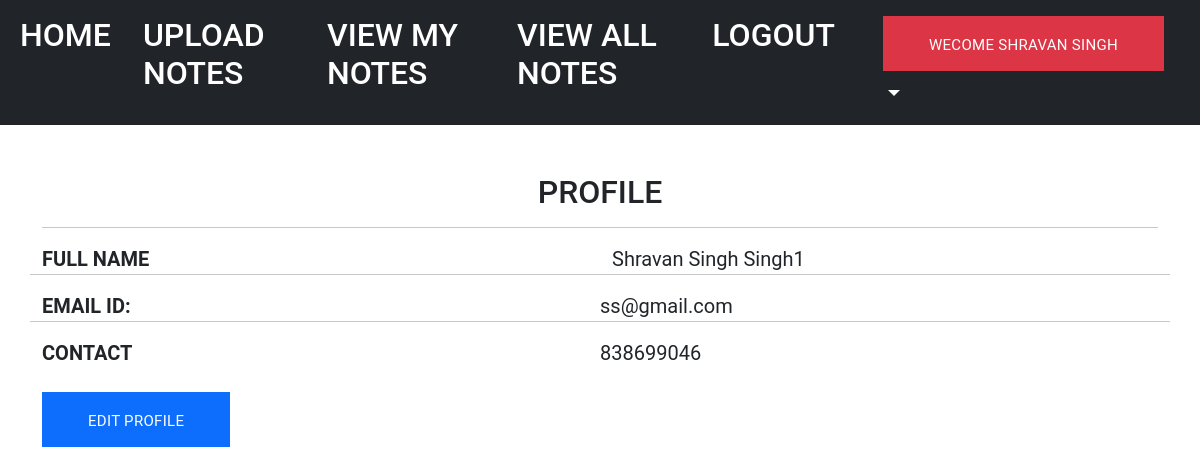
The app's page /profile/ (signed in) with its own data.
### notes/models.py (models this page shows, shortened)
class signup(models.Model):
    user = models.ForeignKey(User, on_delete=models.CASCADE)
    contact = models.CharField(max_length=30, null=True)
    department = models.CharField(max_length=30,null=True)

### notes/views.py (the view)
# urls.py: path("profile/", views.profile, name='profile'),
def profile(request):
    if not request.user.is_authenticated:
        return redirect('login.html')
    user=User.objects.get(id=request.user.id)
    data=signup.objects.get(user=user)
    d={'data':data,'user':user}
    return render(request,'profile.html',d)

### notes/templates/profile.html (shortened to what this page needs)
<!DOCTYPE html>
<html lang="en">
<head>
{% load static%}
    <link href="https://cdn.jsdelivr.net/npm/bootstrap@5.0.2/dist/css/bootstrap.min.css" rel="stylesheet">
   <link rel="stylesheet" href="{%static 'css/mystyle.css'%}">
</head>
<body>
<nav class="navbar navbar-expand-sm navbar-dark bg-dark">
  <div class="container-fluid">
    <div class="collapse navbar-collapse justify-content-center" id="navbarNavDropdown">
      <ul class="navbar-nav">
        <li class="nav-item">
          <a class="nav-link active" aria-current="page" href="/profile"><h2>HOME</h2></a>
        </li>
        <li class="nav-ite px-3">
        <a class="nav-link active" aria-current="page" href="/uploadnotes"><h2>UPLOAD NOTES</h2></a>
        </li>
        <li class="nav-item px-3">
         <a class="nav-link active" aria-current="page" href="/viewmynotes"><h2>VIEW MY NOTES</h2></a>
        </li>
        <li class="nav-item px-3">
         <a class="nav-link active" aria-current="page" href="/viewallnotes"><h2>VIEW ALL NOTES</h2></a>
        </li>
          <li class="nav-item px-3">
         <a class="nav-link active" aria-current="page" href="/logout1"><h2>LOGOUT</h2></a>
        </li>
        <li class="nav-item dropdown px-3">
          <a class="nav-link active dropdown-toggle" href="#" id="navbarDropdownMenuLink" role="button" data-bs-toggle="dropdown" aria-expanded="false">
            <h2><button  class="btn btn-danger "> WECOME {{request.user.first_name}}</button></h2>
          </a>
        </li>
      </ul>
    </div>
  </div>
</nav>
<div class="container mt-5">
  <h2 class="text-center">PROFILE</h2>
  <hr>
  <div class="row">
    <div class="col-md-6">
      <b> FULL NAME</b>
    </div>
    <div class="col-md-6" style="text-transform:capitalize">
      {{data.user.first_name}} {{data.user.last_name}}
    </div>
    <hr>
      <div class="row">
    <div class="col-md-6">
      <b> EMAIL ID:</b>
    </div>
    <div class="col-md-6">
      {{data.user.username}}
    </div>
      </div>
    <hr>
          <div class="row">
    <div class="col-md-6">
      <b> CONTACT</b>
    </div>
    <div class="col-md-6">
      {{data.contact}}
    </div>
  </div>
</div>
     <a href="/editprofile" class="btn btn-primary mt-4" >EDIT PROFILE</a>
  </div>
</body>
</html>

### notes/static/css/mystyle.css (style rules this page uses)
.nav-link { color:black }
.btn { font-size: 15px; padding: 22px 46px 18px; line-height: 1; text-transform: uppercase; border: none; border-radius: 0; position: relative; letter-spacing: 0.3px; }
a { -webkit-transition: all 250ms cubic-bezier(0.55, 0, 0.1, 1); transition: all 250ms cubic-bezier(0.55, 0, 0.1, 1); }

### notes/templates/profile.html (style rules this page uses)
body { font-family: 'Roboto';font-size: 20px; }

### records on screen
signup: user.first_name "Shravan Singh", user.last_name "Singh1", user.username "ss@gmail.com", contact "838699046"

### other values on screen
{{ request.user.first_name }} "SHRAVAN SINGH"
